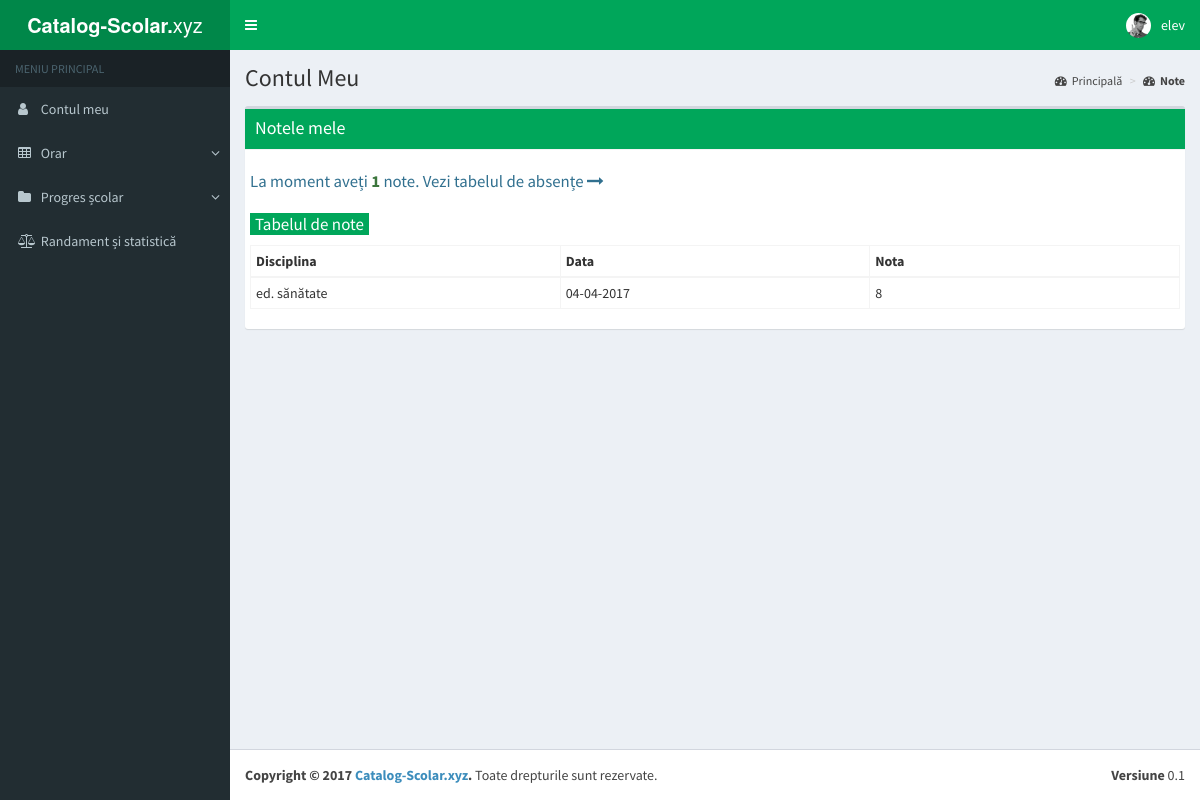
The page /members/learner/marks.php (signed in) on the database its author committed.
### tables this page shows
CREATE TABLE `users` (
  `user_id` int(11) NOT NULL,
  `user_name` varchar(64) NOT NULL,
  `user_password` varchar(255) NOT NULL,
  `user_category` varchar(10) NOT NULL,
  `user_parent` varchar(255) NOT NULL,
  `user_child` varchar(255) NOT NULL,
  `user_class` varchar(5) NOT NULL,
  `user_btd` date NOT NULL,
  `user_mail` char(255) NOT NULL,
  `user_mob` int(24) NOT NULL,
  `grad_prof` char(24) NOT NULL,
  `disciplina` char(32) NOT NULL
);

CREATE TABLE `note` (
  `id_note` int(11) NOT NULL,
  `disciplina` char(32) NOT NULL,
  `data` date NOT NULL,
  `user_name` varchar(32) NOT NULL,
  `nota` tinyint(2) NOT NULL,
  `user_class` char(4) NOT NULL
);

### members/learner/marks.php (the view, shortened to what this page needs)
<!DOCTYPE html>
<html>
<head>
    <link rel="stylesheet" href="../bootstrap/css/bootstrap.min.css">
    <link rel="stylesheet" href="https://cdnjs.cloudflare.com/ajax/libs/font-awesome/4.5.0/css/font-awesome.min.css">
    <link rel="stylesheet" href="../plugins/datatables/dataTables.bootstrap.css">
    <link rel="stylesheet" href="../dist/css/AdminLTE.min.css">
    <link rel="stylesheet" href="../dist/css/skins/skin-green.css">
</head>
<?
require_once 'pages/header.php';
require_once 'pages/sidebar.php';
?>
<div class="content-wrapper">
    <section class="content-header">
        <h1>Contul Meu</h1>
        <ol class="breadcrumb">
            <li><a href="."><i class="fa fa-dashboard"></i>Principală</a></li>
            <li class="active"><a href="marks.php"><i class="fa fa-dashboard"></i><strong>Note</strong></a></li>
        </ol>
    </section>
    <section class="content">
        <div class="row">
            <div class="col-md-12">
                <div class="box">
                    <div class="box-header with-border bg-green">
                        <h3 class="box-title">Notele mele</h3>
                    </div>
                    <div class="box-body">
                        <div class="row">
                            <div class="box-body">
                            <?php
                            $query1 = "SELECT users.user_name, users.user_class, note.user_name, note.user_class, COUNT(note.nota) FROM users, note WHERE users.user_name=note.user_name AND note.user_name='$Q' AND users.user_class=note.user_class";
                            $res = mysqli_query($db,$query1);
                            $row1 = mysqli_fetch_row($res);
                            $sql = "SELECT users.user_name, users.user_class, note.disciplina, note.data, note.user_name, note.nota, note.user_class FROM users, note WHERE users.user_name=note.user_name AND note.user_name='$Q' AND users.user_class=note.user_class ORDER BY note.disciplina ASC";
                            echo '<p class="text-info" style="font-size: 1.2em;">La moment aveți <span class="text-success"><strong>'.$row1[4].'</strong></span> note. Vezi tabelul de absențe <a href="abs.php" title="tabelul de absențe" rel="nofollow" class="text-info"><i class="fa fa-long-arrow-right"></i></a></p>';
                            if($result = mysqli_query($db, $sql)){
                                if(mysqli_num_rows($result) > 0){
                                    echo '
                                    <table class="table table-bordered table-hover table-condensed" id="marksTable">
                                    <caption><span class="text-info bg-green align-left" style="font-size:17px; padding:0 5px;">Tabelul de note</span></caption>
                                    <thead>
                                        <tr>
                                            <th width="33.33%">Disciplina</th>
                                            <th width="33.33%">Data</th>
                                            <th width="33.33%">Nota</th>
                                        </tr>
                                    </thead>
                                    ';
                                    while($row = mysqli_fetch_array($result,MYSQLI_ASSOC)){
                                    	$date = $row["data"];
                                        echo '
                                        <tbody>
	                                        <tr>
	                                            <td>'.$row["disciplina"].'</td>
	                                            <td>'.date("d-m-Y", strtotime($date)).'</td>
	                                            <td>'.$row["nota"].'</td>
	                                        </tr>
                                    	</tbody>
                                        ';
                                    }
                                    echo "</table>";
                                } else{
                                    echo "Date eronate!.";
                                }
                            } else{
                                echo "EROARE la execuție " . mysqli_error($db);
                            }
                            ?>
                            </div>
                        </div>
                    </section>
                </div>
<footer class="main-footer">
    <div class="pull-right hidden-xs"><b>Versiune</b> 0.1</div>
    <strong>Copyright &copy; <?= date('Y'); ?> <a href="http://catalog-scolar.xyz" title="catalog-scolar.xyz" target="_blank" rel="nofollow">Catalog-Scolar.xyz</a>.</strong> Toate drepturile sunt rezervate.
</footer>
</div>
</body>
</html>

### members/learner/pages/header.php (shortened to what this page needs)
<?php
$pass=$_SESSION["member_password"];
$Q = mysqli_query($db, "SELECT user_id,user_name FROM users WHERE user_password='$pass'");
$Q = mysqli_fetch_row($Q);
$Q = $Q[1];
echo '
<body class="hold-transition skin-green sidebar-mini">
    <div class="wrapper">
        <header class="main-header">
            <a href="index.php" class="logo">
                <span class="logo-mini"><b>CS</b></span>
                <span class="logo-lg"><b>Catalog-Scolar.</b>xyz</span>
            </a>
            <nav class="navbar navbar-static-top">
                <a href="#" class="sidebar-toggle" data-toggle="offcanvas" role="button">
                    <span class="sr-only">Toggle navigation</span>
                </a>
                <div class="navbar-custom-menu">
                    <ul class="nav navbar-nav">
                        <li class="dropdown user user-menu">
                            <a href="#" class="dropdown-toggle" data-toggle="dropdown">
                                <img src="../dist/img/user2-160x160.jpg" class="user-image" alt="User Image">
                                <span class="hidden-xs"> '. $Q . ' </span>
                            </a>
                            <ul class="dropdown-menu">
                                <li class="user-footer">
                                    <div class="pull-left">
                                        <a href="profile.php" class="btn btn-default btn-flat">Vezi Profilul</a>
                                    </div>
                                    <div class="pull-right">
                                        <a href="/catalog-scolar/logout.php" class="btn btn-default btn-flat">Deconectare</a>
                                    </div>
                                </li>
                            </ul>
                        </li>
                    </ul>
                </div>
            </nav>
        </header>
';

### rows shown on the page
users: user_name "elev", note.disciplina "ed. sănătate", note.data "04-04-2017", note.nota "8"

### other values the page prints
$row1[4] "1"
